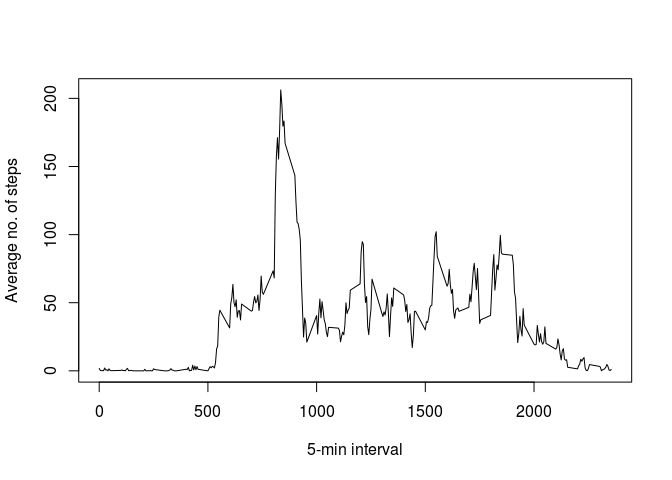

This figure's R source:
avg<- tapply(data$steps, data$interval, mean, na.rm=TRUE)
plot(names(avg), avg, xlab="5-min interval", type="l", ylab="Average no. of steps")
maxavg<- max(avg)
maxinterval<- as.numeric(names(avg)[which(avg==max(avg))])
